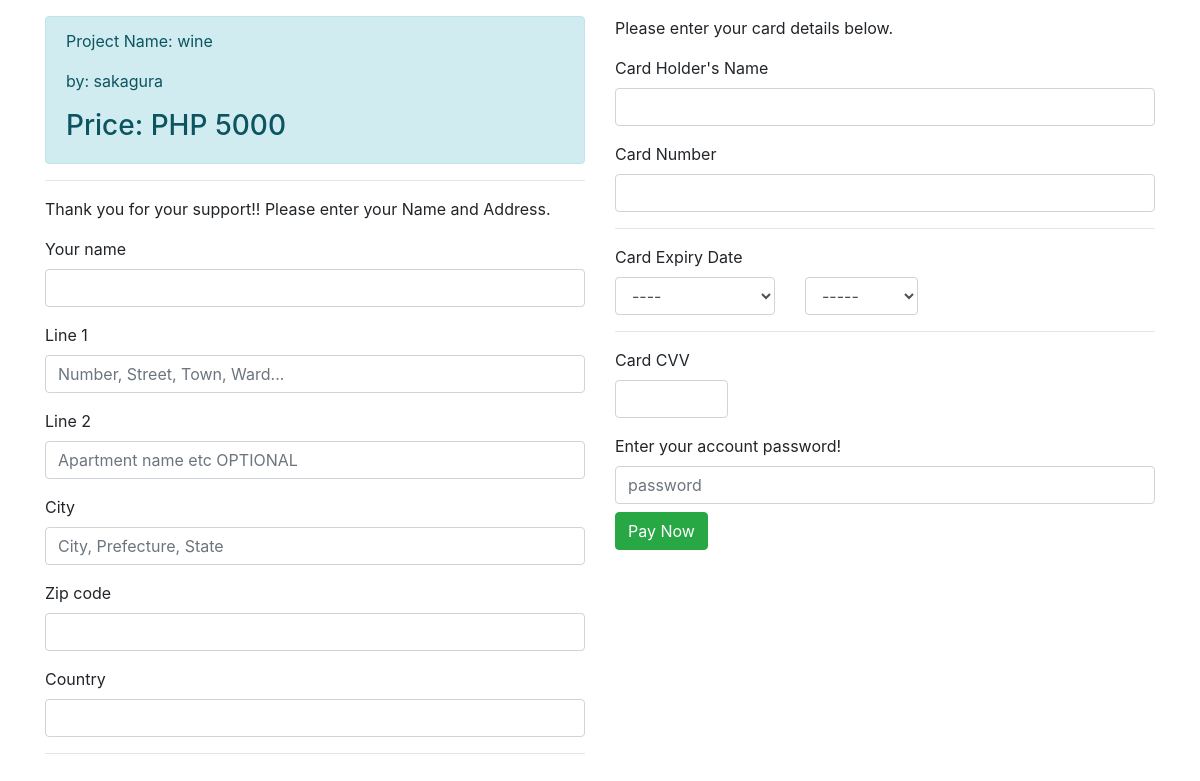
/project_payment.php?project_id=12, run on the app's committed database.
### tables this page shows
CREATE TABLE `project` (
  `project_id` int(11) NOT NULL,
  `user_id` int(11) NOT NULL,
  `total_support` varchar(100) DEFAULT NULL,
  `deadline` date DEFAULT NULL,
  `tytle` varchar(100) NOT NULL,
  `company_name` varchar(100) NOT NULL,
  `company_url` varchar(100) DEFAULT NULL,
  `category` varchar(100) DEFAULT NULL,
  `project_img` varchar(100) DEFAULT NULL,
  `movie_url` varchar(255) DEFAULT NULL,
  `message` text,
  `return_support` varchar(100) DEFAULT NULL,
  `return_product` varchar(255) DEFAULT NULL,
  `return_discription` text,
  `return_date` varchar(100) DEFAULT NULL,
  `return_img` varchar(255) DEFAULT NULL,
  `pj_date_added` timestamp NOT NULL DEFAULT CURRENT_TIMESTAMP
);

### classes/Database.php (called while the page is built, shortened)
<?php
    class Database{
        private $servername='us-cdbr-east-04.cleardb.com';
        private $username='b185b47a594a3b';
        private $password='dee1e978';
        private $db_name='heroku_23d4a01d829b1a3';
        public function __construct(){
            $this->conn = new mysqli(
                $this->servername,
                $this->username,
                $this->password,
                $this->db_name
            );
            if($this->conn == TRUE){
                return $this->conn;
            } else{
                die('ERROR '.$this->conn->connect_error);
            }
        }
    }
?>

### profile_action.php (called while the page is built, shortened)
<?php
    include 'classes/Profile.php';
    $profileObj = new Profile;
?>

### classes/Profile.php (called while the page is built, shortened)
<?php
    include 'Database.php';
    class Profile extends Database{
        public function get_profile($user_id){
            $sql = "SELECT DATE_FORMAT(date_added, '%Y-%m-%d')AS create_date, first_name, last_name, birthday, home_address, email, password, website, user_img FROM user_profile WHERE user_id='$user_id'";
            $result = $this->conn->query($sql);
            if($result == FALSE){
                die('ERROR: '.$this->conn->error);
            }else{
                return $result->fetch_assoc();
            }
        }
        public function get_one_project($project_id){
            $sql = "SELECT * FROM project WHERE project_id = '$project_id'";
            $result = $this->conn->query($sql);
            if($result == FALSE){
                die('ERROR: '.$this->conn->error);
            }else{
                return $result->fetch_assoc();
            }
        }
    }
?>

### project_payment.php (the view, shortened to what this page needs)
<?php
    include 'profile_action.php';
    $user_id = $_SESSION['user_id'];
    $project_id = $_GET['project_id'];
    $one_project = $profileObj->get_one_project($project_id);
    $get_profile = $profileObj->get_profile($user_id);
?>
<!doctype html>
<html lang="en">
  <head>
    <link rel="stylesheet" href="https://stackpath.bootstrapcdn.com/bootstrap/4.3.1/css/bootstrap.min.css">
  </head>
  <body>
  <div class="container mt-3">
   <form action="profile_action.php" method="post">
   <div class="row">
      <div class="col-sm-6">
         <div class="alert alert-info" role="alert">
            <p>Project Name: <?php echo $one_project['tytle'] ?></p>
            <p>by: <?php echo $one_project['company_name'] ?></p>
            <h3>Price: PHP <?php echo $one_project['return_support'] ?></h3>
         </div>
         <hr/>
         <p>Thank you for your support!! Please enter your Name and Address.</p>
         <div class="form-group">
            <label class="control-label" for="p_name">Your name</label>
            <div class="controls">
               <input type="text" name="p_name" value="<?php echo $get_profile['first_name'] ?> <?php echo $get_profile['last_name'] ?>" class="form-control" required>
            </div>
         </div>
         <div class="form-group">
            <label class="control-label" for="p_line1">Line 1</label>
            <div class="controls">
               <input type="text" name="p_line1" placeholder="Number, Street, Town, Ward..." class="form-control" required>
            </div>
         </div>
         <div class="form-group">
            <label class="control-label" for="p_line2">Line 2</label>
            <div class="controls">
               <input type="text" name="p_line2" placeholder="Apartment name etc OPTIONAL" class="form-control">
            </div>
         </div>
         <div class="form-group">
            <label class="control-label" for="p_city">City</label>
            <div class="controls">
               <input type="text" name="p_city" placeholder="City, Prefecture, State" class="form-control" required>
            </div>
         </div>
         <div class="form-group">
            <label class="control-label" for="p_zipcode">Zip code</label>
            <div class="controls">
               <input type="text" name="p_zipcode" placeholder="" class="form-control" required>
            </div>
         </div>
         <div class="form-group">
            <label class="control-label" for="p_country">Country</label>
            <div class="controls">
               <input type="text" name="p_country" placeholder="" class="form-control" required>
            </div>
         </div>
         <hr>
      </div>
      <div class="col-sm-6">
         <p>Please enter your card details below.</p>
         <div class="form-group">
            <label class="control-label" for="card_name">Card Holder's Name</label>
            <div class="controls">
               <input type="text" name="card_name" placeholder="" class="form-control" required>
            </div>
         </div>
            <div class="form-group">
               <label class="control-label" for="card_number">Card Number</label>
                  <div class="controls">
                     <input type="text" id="card_number" name="card_number" placeholder="" class="form-control" required>
                  </div>
            </div>
            <hr/>
            <div class="form-group">
               <label class="control-label" for="expiry_month">Card Expiry Date</label>
               <div class="row">
                  <div class="col-sm-4">
                     <select class="form-control" name="expiry_month" id="expiry_month" required>
                        <option>----</option>
                     </select>
                  </div>
                  <div class="col-sm-3">
                     <select class="form-control" name="expiry_year" required>
                        <option value="">-----</option>
                     </select>
                  </div>
               </div>
            </div>
            <hr/>
            <div class="row">
               <div class="col-sm-3">
               <div class="form-group">
                  <label class="control-label" for="cvv">Card CVV</label>
                     <input type="password" id="cvv" name="cvv" placeholder="" class="form-control" required>
                   </div>
            </div>
            <div class="row">
               <div class="col-sm-5">
               </div>
               <div class="col-sm-4"></div>
                  <div class="col-sm-5">
                  </div>
               </div>
            </div>
            <div class="form-group">
               <label for="password">Enter your account password!</label>
               <input type="password" name="password" class="form-control " data-type="password" placeholder="password" required>
               <button type="submit" name="payment" class="btn btn-success my-2">Pay Now</button>
            </div>
      </div>
   </form>
</div>
  </body>
</html>

### data on the page
project: tytle "wine", company_name "sakagura", return_support "5000"
